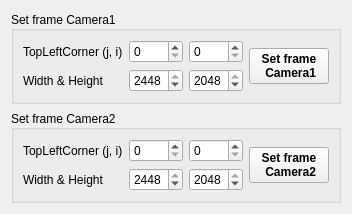
     <widget class="QWidget" name="tab_6">
      <attribute name="title">
       <string>SetFrameCam</string>
      </attribute>
      <layout class="QVBoxLayout" name="verticalLayout_4">
       <item>
        <widget class="QGroupBox" name="groupBox">
         <property name="title">
          <string>Set frame Camera1</string>
         </property>
         <property name="alignment">
          <set>Qt::AlignLeading|Qt::AlignLeft|Qt::AlignVCenter</set>
         </property>
         <layout class="QVBoxLayout" name="verticalLayout">
          <item>
           <layout class="QHBoxLayout" name="horizontalLayout_5">
            <item>
             <layout class="QGridLayout" name="gridLayout_2">
              <item row="1" column="0">
               <widget class="QLabel" name="label_94">
                <property name="text">
                 <string>Width &amp; Height</string>
                </property>
               </widget>
              </item>
              <item row="0" column="1">
               <widget class="QSpinBox" name="sB_jMin_1">
                <property name="maximum">
                 <number>2447</number>
                </property>
                <property name="value">
                 <number>0</number>
                </property>
               </widget>
              </item>
              <item row="1" column="1">
               <widget class="QSpinBox" name="sB_wROI_1">
                <property name="minimum">
                 <number>1</number>
                </property>
                <property name="maximum">
                 <number>2448</number>
                </property>
                <property name="value">
                 <number>2448</number>
                </property>
               </widget>
              </item>
              <item row="1" column="2">
               <widget class="QSpinBox" name="sB_hROI_1">
                <property name="minimum">
                 <number>1</number>
                </property>
                <property name="maximum">
                 <number>2048</number>
                </property>
                <property name="value">
                 <number>2048</number>
                </property>
               </widget>
              </item>
              <item row="0" column="0">
               <widget class="QLabel" name="label_93">
                <property name="text">
                 <string>TopLeftCorner (j, i)</string>
                </property>
               </widget>
              </item>
              <item row="0" column="2">
               <widget class="QSpinBox" name="sB_iMin_1">
                <property name="maximum">
                 <number>2047</number>
                </property>
                <property name="value">
                 <number>0</number>
                </property>
               </widget>
              </item>
             </layout>
            </item>
            <item>
             <widget class="QPushButton" name="pushButton_setFrmCam1">
              <property name="font">
               <font>
                <bold>true</bold>
               </font>
              </property>
              <property name="text">
               <string>Set frame
 Camera1</string>
              </property>
             </widget>
            </item>
           </layout>
          </item>
         </layout>
        </widget>
       </item>
       <item>
        <widget class="QGroupBox" name="groupBox_3">
         <property name="title">
          <string>Set frame Camera2</string>
         </property>
         <property name="alignment">
          <set>Qt::AlignLeading|Qt::AlignLeft|Qt::AlignVCenter</set>
         </property>
         <layout class="QVBoxLayout" name="verticalLayout_22">
          <item>
           <layout class="QHBoxLayout" name="horizontalLayout_19">
            <item>
             <layout class="QGridLayout" name="gridLayout_4">
              <item row="0" column="0">
               <widget class="QLabel" name="label_95">
                <property name="text">
                 <string>TopLeftCorner (j, i)</string>
                </property>
               </widget>
              </item>
              <item row="0" column="1">
               <widget class="QSpinBox" name="sB_jMin_2">
                <property name="maximum">
                 <number>2447</number>
                </property>
                <property name="value">
                 <number>0</number>
                </property>
               </widget>
              </item>
              <item row="0" column="2">
               <widget class="QSpinBox" name="sB_iMin_2">
                <property name="maximum">
                 <number>2047</number>
                </property>
                <property name="value">
                 <number>0</number>
                </property>
               </widget>
              </item>
              <item row="1" column="0">
               <widget class="QLabel" name="label_96">
                <property name="text">
                 <string>Width &amp; Height</string>
                </property>
               </widget>
              </item>
              <item row="1" column="1">
               <widget class="QSpinBox" name="sB_wROI_2">
                <property name="minimum">
                 <number>1</number>
                </property>
                <property name="maximum">
                 <number>2448</number>
                </property>
                <property name="value">
                 <number>2448</number>
                </property>
               </widget>
              </item>
              <item row="1" column="2">
               <widget class="QSpinBox" name="sB_hROI_2">
                <property name="minimum">
                 <number>1</number>
                </property>
                <property name="maximum">
                 <number>2048</number>
                </property>
                <property name="value">
                 <number>2048</number>
                </property>
               </widget>
              </item>
             </layout>
            </item>
            <item>
             <widget class="QPushButton" name="pushButton_setFrmCam2">
              <property name="font">
               <font>
                <bold>true</bold>
               </font>
              </property>
              <property name="text">
               <string>Set frame
 Camera2</string>
              </property>
             </widget>
            </item>
           </layout>
          </item>
         </layout>
        </widget>
       </item>
      </layout>
     </widget>
